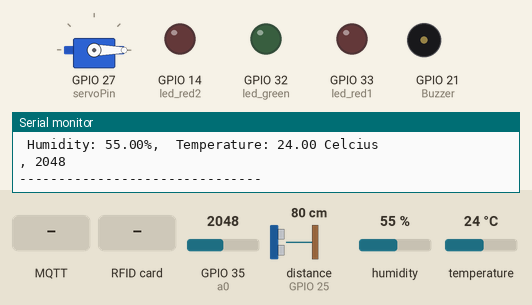
The sketch below on a simulated ESP32. Shown: servo, output pins drawn as LEDs (lit = HIGH), buzzer (waves = sounding, pin HIGH), the last lines printed to the serial monitor. Wiring (inferred from the names in the program): ultrasonic range finder: trigger GPIO 26; echo GPIO 25. The inputs (shaded band) are chosen by the test bench; at power-on: distance to the obstacle (sensor on GPIO 25) 80 cm, GPIO 35 (a0) = 2048, humidity 55 %, temperature 24 °C. The echo pulse lasts 58.3 µs per cm; WiFi joins after 1.5 s; servers stay silent unless stated; no MQTT or app messages arrive unless stated; pins used as bus, display or sensor lines are not drawn.

Above: at 2.7 s.
2.8 s: MQTT message "true" arrives on the first subscribed topic
At 6.2 s:
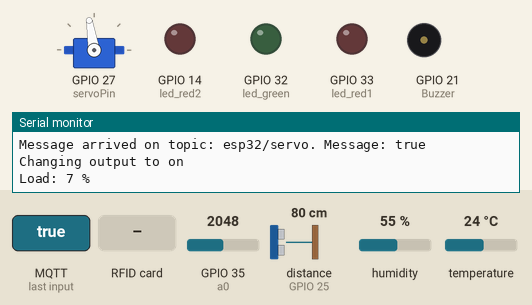
6.4 s: RFID card E2 6D CE 19 held to the reader
At 7.4 s:
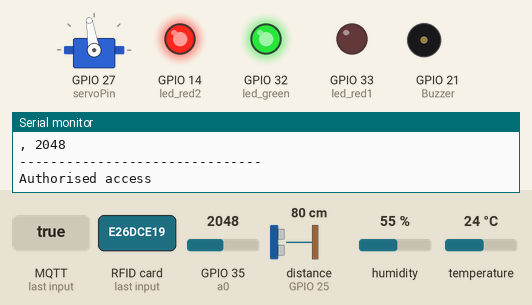
10.2 s: RFID card 11 A3 E6 1D held to the reader
At 11.7 s:
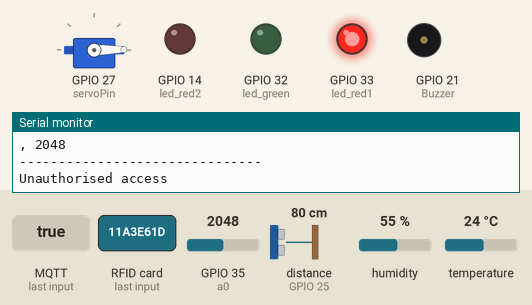
13.9 s: RFID card E2 6D CE 19 held to the reader
At 14.8 s:
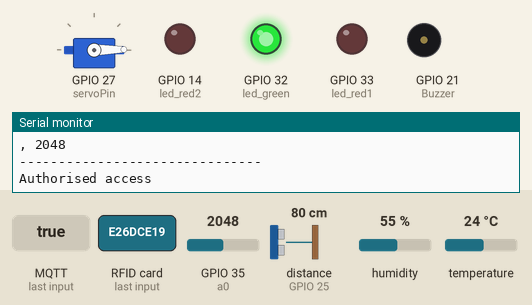
16.9 s: distance to the obstacle (sensor on GPIO 25) set to 20 cm
22.3 s: distance to the obstacle (sensor on GPIO 25) set to 15 cm
At 33.1 s:
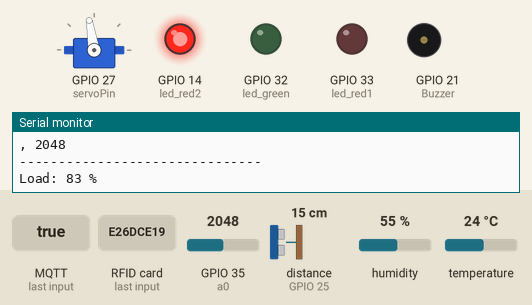
Timing chart, 0 to 35.8 s (numbered marks = the images above; inputs shaded):
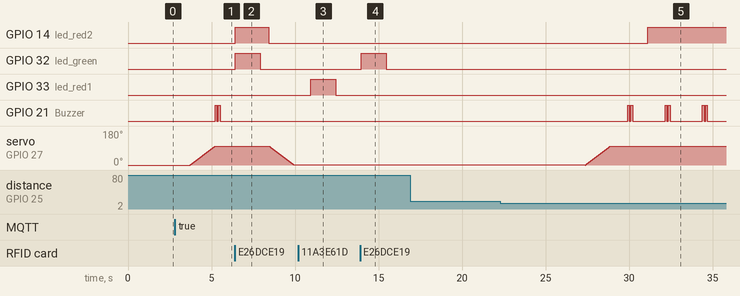

Measured:
- the behaviour switches between 18 and 17 cm on distance to the obstacle (sensor on GPIO 25) (found by bisection; images 4 and 5)
- after the input at 2.8 s, GPIO 21 (Buzzer): alternates HIGH for 0.10 s and LOW for 0.10 s, 4 changes in all, then stays LOW, starting after 2.4 s; servo on GPIO 27 (servoPin): moves from 0° to 99° over 1.5 s, starting after 0.91 s
- after the input at 6.4 s, GPIO 32 (led_green): LOW → HIGH at once, → LOW 1.5 s later; GPIO 21 (Buzzer): stops changing and stays LOW
- after the input at 10.2 s, GPIO 33 (led_red1): LOW → HIGH after 0.75 s, → LOW 1.5 s later
- after the input at 13.9 s, GPIO 32 (led_green): LOW → HIGH after 0.07 s, → LOW 1.5 s later
- after the input at 22.3 s, GPIO 14 (led_red2): LOW → HIGH after 8.8 s; GPIO 21 (Buzzer): LOW → HIGH after 7.6 s, then repeats every 2.2 s: LOW 0.10 s, HIGH 0.10 s, LOW 1.9 s, HIGH 0.10 s

The sketch:

Smart_Trash_Bin.ino
```cpp
// This file created by ryan039df on Smart Trash Bin repo

// Importing library
#include "DHT.h"
#include <SPI.h>//https://www.arduino.cc/en/reference/SPI
#include <MFRC522.h>//https://github.com/miguelbalboa/rfid
#include <Servo.h>
#include <WiFi.h>
#include <PubSubClient.h>

//____________________________________________________________________________________________________________________________________

// Initiate servo, some variables, and some rfid pins
#define DHTTYPE DHT22   // DHT 22  (AM2302), AM2321
#define SOUND_VELOCITY 0.034
#define SS_PIN 5
#define RST_PIN 2

// You can change this for your own WiFi connection
#define WIFI_SSID "CALVIN-Student"
#define WIFI_PASSWORD "CITStudentsOnly"
//____________________________________________________________________________________________________________________________________
WiFiClient espClient;
PubSubClient client(espClient);
long lastMsg = 0;
char msg[50];
int value = 0;

const char* mqtt_server = "10.252.240.108"; // You can see this on your own desktop when you connected to your own WiFi by "ipconfig" IPv4 on CLI
const int ipaddress[4] = {103, 97, 67, 25};
byte nuidPICC[4] = {0, 0, 0, 0};
MFRC522::MIFARE_Key key;
MFRC522 rfid = MFRC522(SS_PIN, RST_PIN);
Servo myservo;

unsigned long previousMillis = 0;   // Stores last time temperature was published
const long interval = 3000;        // Interval at which to publish sensor readings

int pos;
const int capacityCM = 85;
float distanceCm;
int co2 = 0;
//String trash_bin = "Open    ";
//String picking_trash = "False";
int percentage_load;
float temp;
float hum;
int load;
int UScount = 0;
//____________________________________________________________________________________________________________________________________

// Initiate input digital and analog
uint8_t led_green = 32;
uint8_t led_red1 = 33;
uint8_t led_red2 = 14;
uint8_t Buzzer = 21;
uint8_t a0 = 35;
uint8_t trigPin = 26;
uint8_t echoPin = 25;
uint8_t servoPin = 27;
uint8_t DHTPin = 4;
DHT dht(DHTPin, DHTTYPE);
//____________________________________________________________________________________________________________________________________

// Structure
struct dht_var {
  float Temperature;
  float Humidity;
};

struct trash {
  String picking_trash;
  String trash_bin;
};

struct trash picking_trash_bin = {"False", "Open    "};
struct dht_var temp_humid = {0.0, 0.0};
//____________________________________________________________________________________________________________________________________

// Functions declaration
struct dht_var dht_check(struct dht_var A);
float US_check(void);
int MQ135_check(void);
struct trash ServoActOnSensor(float distanceCm, float capacityCM, struct trash B);
void reconnect();
void callback(char* topic, byte* message, unsigned int length);
void setup_wifi();
//____________________________________________________________________________________________________________________________________

// Setup
void setup() {
  setup_wifi();
  client.setServer(mqtt_server, 1883);
  client.setCallback(callback);

  myservo.attach(servoPin);
  myservo.write(0); //Reset micro servo position

  Serial.begin(115200);

  Serial.println(F("Initialize System"));
  SPI.begin();
  dht.begin();
  rfid.PCD_Init();
  Serial.print(F("Reader :"));
  rfid.PCD_DumpVersionToSerial();

  // Setingg pin Mode
  pinMode(led_green, OUTPUT);
  pinMode(led_red1, OUTPUT);
  pinMode(led_red2, OUTPUT);
  pinMode(trigPin, OUTPUT); // Sets the trigPin as an Output
  pinMode(echoPin, INPUT); // Sets the echoPin as an Input
  pinMode(DHTPin, INPUT);
  pinMode(a0, INPUT);
  pinMode(Buzzer, OUTPUT);
}
//____________________________________________________________________________________________________________________________________

void loop() {
//  Serial.print("Picking Trash: ");
//  Serial.println(picking_trash);
  if (!client.connected()) {
    reconnect();
  }
  client.loop();
  temp_humid = dht_check(temp_humid);
  distanceCm = US_check();
  co2 = MQ135_check();
//  Serial.println(co2);
  percentage_load = 0;

  picking_trash_bin = ServoActOnSensor(distanceCm, capacityCM, picking_trash_bin);
  if (distanceCm <= capacityCM){
    percentage_load = (capacityCM - distanceCm) * 100 / capacityCM;
  }

  Serial.println("-------------------------------");
  Serial.print("The amount of CO2 (in PPM): ");
  Serial.println(co2);

  // Prints data from sensor
  Serial.print(" Humidity: ");
  Serial.print(temp_humid.Humidity);
  Serial.print("%");
  Serial.print(", ");
  Serial.print(" Temperature: ");
  Serial.print(temp_humid.Temperature);
  Serial.println(" Celcius");
  Serial.print(", ");
  Serial.println(co2);
//  Serial.print("Servo: ");
//  Serial.println(trash_bin);
  Serial.println("-------------------------------");

  unsigned long currentMillis = millis();
  // Every X number of seconds (interval = 10 seconds)
  // it publishes a new MQTT message
  if (currentMillis - previousMillis >= interval) {
    // Save the last time a new reading was published
    previousMillis = currentMillis;
    // New BME280 sensor readings
    temp = temp_humid.Temperature;
    //temp = 1.8*bme.readTemperature() + 32;
    hum = temp_humid.Humidity;
    load = percentage_load;
    char tempString[8];
    dtostrf(temp, 1, 2, tempString);
    char humString[8];
    dtostrf(hum, 1, 2, humString);
    char loadString[8];
    dtostrf(load, 1, 2, loadString);
    char gasString[8];
    dtostrf(co2, 1, 2, gasString);
    client.publish("esp32/temperature", tempString);
    client.publish("esp32/humidity", humString);
    client.publish("esp32/load", loadString);
    client.publish("esp32/co2", gasString);
  }

  picking_trash_bin = readRFID(picking_trash_bin);
  delay(1000);
}
//____________________________________________________________________________________________________________________________________

// Sensor check functions
struct dht_var dht_check(struct dht_var A){ // DHT Sensor
  A.Temperature = dht.readTemperature();
  A.Humidity = dht.readHumidity();
  return A;
};

float US_check(void){ // Ultra Sonic Sensor
  // Clears the trigPin
  digitalWrite(trigPin, LOW);
  delayMicroseconds(2);
  // Sets the trigPin on HIGH state for 10 micro seconds
  digitalWrite(trigPin, HIGH);
  delayMicroseconds(10);
  digitalWrite(trigPin, LOW);

  // Reads the echoPin, returns the sound wave travel time in microseconds
  long duration;
  duration = pulseIn(echoPin, HIGH);
  distanceCm = duration * SOUND_VELOCITY/2;
  return distanceCm;
};

int MQ135_check(void){
  int sensorValue = analogRead(a0); // read the input on analog pin 15:
  return sensorValue;
}
//____________________________________________________________________________________________________________________________________

// RFID functions
struct trash readRFID(struct trash B) { /* function readRFID */
 ////Read RFID card
 for (byte i = 0; i < 6; i++) {
   key.keyByte[i] = 0xFF;
 }
 // Look for new 1 cards
 if ( ! rfid.PICC_IsNewCardPresent())
   return B;
 // Verify if the NUID has been readed
 if (  !rfid.PICC_ReadCardSerial())
   return B;
 // Store NUID into nuidPICC array
 for (byte i = 0; i < 4; i++) {
   nuidPICC[i] = rfid.uid.uidByte[i];
 }
// Serial.print(F("RFID In hex: "));
 B = printHex(rfid.uid.uidByte, rfid.uid.size, B);
 // Halt PICC
 rfid.PICC_HaltA();
 // Stop encryption on PCD
 rfid.PCD_StopCrypto1();
 return B;
}

struct trash printHex(byte *buffer, byte bufferSize, struct trash B) {
 String content= "";
 byte letter;
 for (byte i = 0; i < bufferSize; i++) {
//   Serial.print(buffer[i] < 0x10 ? " 0" : " ");
//   Serial.print(buffer[i], HEX);
//   Serial.println("");
   content.concat(String(rfid.uid.uidByte[i] < 0x10 ? " 0" : " "));
   content.concat(String(rfid.uid.uidByte[i], HEX));
   content.toUpperCase();
 }
 if (content.substring(1) == "E2 6D CE 19"){ // Make sure you change this with your own UID number
   if (B.trash_bin == "Closed  " || B.picking_trash == "True"){
     Serial.println("Authorised access");
     ledGreen();

     if (B.picking_trash == "False"){
       B.picking_trash = "True";
       B.trash_bin = "Open    ";
       ledRed2_off();
       servoOpen();
     }
     else if (B.picking_trash == "True"){
       B.picking_trash = "False";
     }
   }
 }
 else if (content.substring(1) =="11 A3 E6 1D"){
   Serial.println("Unauthorised access");
   ledRed1();
 }
 return B;
}

void printDec(byte *buffer, byte bufferSize) {
 for (byte i = 0; i < bufferSize; i++) {
   Serial.print(buffer[i] < 0x10 ? " 0" : " ");
   Serial.print(buffer[i], DEC);
 }
}
//____________________________________________________________________________________________________________________________________

// Simple function to move actuators
void servoClose(void){
  for (pos = 0; pos < 100; pos += 1) { // goes from 0 degrees to 180 degrees
    // in steps of 1 degree
    myservo.write(pos);              // tell servo to go to position in variable 'pos'
    delay(15);                       // waits 15ms for the servo to reach the position
  }
}

void servoOpen(void){
  for (pos = 100; pos > 0; pos -= 1) { // goes from 180x degrees to 0 degrees
   // in steps of 1 degree
   myservo.write(pos);              // tell servo to go to position in variable 'pos'
   delay(15);                       // waits 15ms for the servo to reach the position
  }
}

void buzzing(void){
  digitalWrite (Buzzer, HIGH); //turn buzzer on
  delay(100);
  digitalWrite (Buzzer, LOW);  //turn buzzer off
  delay(100);
  digitalWrite (Buzzer, HIGH); //turn buzzer on
  delay(100);
  digitalWrite (Buzzer, LOW);  //turn buzzer off
  delay(900);
}

void ledRed1(void){
  digitalWrite(led_red1, HIGH);
  delay(1500);        // ...for 2 sec
  digitalWrite(led_red1, LOW);
  delay(500);        // ...for 0.5 sec
}

void ledRed2_on(void){
  digitalWrite(led_red2, HIGH);
}

void ledRed2_off(void){
  digitalWrite(led_red2, LOW);
}

void ledGreen(void){
  digitalWrite(led_green, HIGH);
  delay(1500);        // ...for 1 sec
  digitalWrite(led_green, LOW);
  delay(500);        // ...for 0.5 sec
}
//____________________________________________________________________________________________________________________________________

// Complex function to move servo
struct trash ServoActOnSensor(float distanceCm, float capacityCM, struct trash B){
  int percentage_load;
  int loadHeightCM = distanceCm;

  if (B.picking_trash == "False"){
    if (distanceCm < 2000){
      percentage_load = (capacityCM - loadHeightCM) * 100 / capacityCM;
      if (percentage_load < 0){
        percentage_load = 0;
      }
      Serial.print("Load: ");
      Serial.print(percentage_load);
      Serial.println(" %");
      if (B.trash_bin == "Open    "){
        if (percentage_load > 80){
          UScount += 1;
          UScount = UScount % 5;
          if (UScount == 0){
            B.trash_bin = "Closed  ";
            servoClose();
          }
        }
      }
      else if (B.trash_bin == "Closed  "){
          buzzing();
          ledRed2_on();
      }
    }
    else if (distanceCm >= 2000){ // In case there is noise in reading
      String percentage_load = "-";
    }
  }
  return B;
}
//____________________________________________________________________________________________________________________________________

// MQTT & Wifi Function
void setup_wifi() {
  delay(10);
  // We start by connecting to a WiFi network
  Serial.println();
  Serial.print("Connecting to ");
  Serial.println(WIFI_SSID);

  WiFi.begin(WIFI_SSID, WIFI_PASSWORD);

  while (WiFi.status() != WL_CONNECTED) {
    delay(500);
    Serial.print(".");
  }

  Serial.println("");
  Serial.println("WiFi connected");
  Serial.println("IP address: ");
  Serial.println(WiFi.localIP());
}

void callback(char* topic, byte* message, unsigned int length) {
  Serial.print("Message arrived on topic: ");
  Serial.print(topic);
  Serial.print(". Message: ");
  String messageTemp;

  for (int i = 0; i < length; i++) {
    Serial.print((char)message[i]);
    messageTemp += (char)message[i];
  }
  Serial.println();


  if (String(topic) == "esp32/servo") {
    Serial.print("Changing output to ");
    if(messageTemp == "true"){
      if(picking_trash_bin.trash_bin == "Open    "){
        Serial.println("on");
        picking_trash_bin.trash_bin = "Closed  ";
        servoClose();
      }
    }
    else if(messageTemp == "false"){
      if(picking_trash_bin.trash_bin =="Closed  "){
        Serial.println("off");
        picking_trash_bin.trash_bin = "Open    ";
        ledRed2_off();
        servoOpen();
      }
    }
  }
}

void reconnect() {
  // Loop until we're reconnected
  while (!client.connected()) {
    Serial.print("Attempting MQTT connection...");
    // Attempt to connect
    if (client.connect("ESP8266Client")) {
      Serial.println("connected");
      // Subscribe
      client.subscribe("esp32/servo");
    } else {
      Serial.print("failed, rc=");
      Serial.print(client.state());
      Serial.println(" try again in 5 seconds");
      // Wait 5 seconds before retrying
      delay(5000);
    }
  }
}
```
